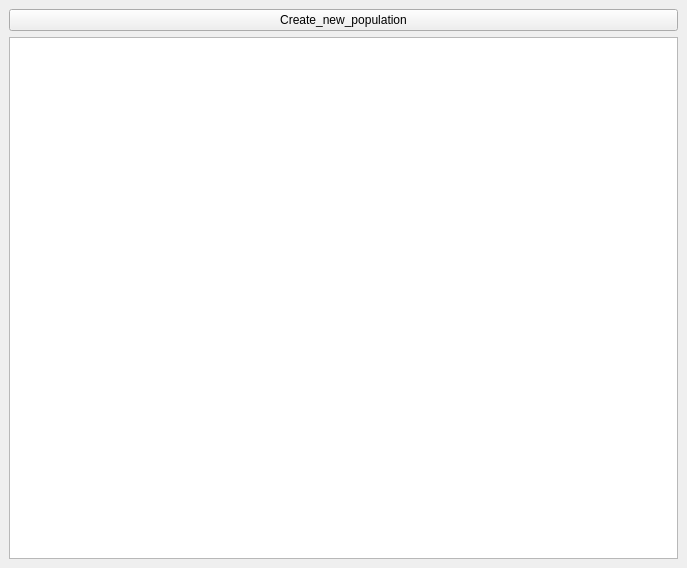
<?xml version="1.0" encoding="UTF-8"?>
<ui version="4.0">
 <class>window_create_new_population</class>
 <widget class="QMainWindow" name="window_create_new_population">
  <property name="geometry">
   <rect>
    <x>0</x>
    <y>0</y>
    <width>687</width>
    <height>568</height>
   </rect>
  </property>
  <property name="windowTitle">
   <string>MainWindow</string>
  </property>
  <widget class="QWidget" name="centralwidget">
   <layout class="QVBoxLayout" name="verticalLayout_4">
    <item>
     <layout class="QVBoxLayout" name="layout_new_population_window">
      <item>
       <widget class="QPushButton" name="button_create_new_population">
        <property name="sizePolicy">
         <sizepolicy hsizetype="Minimum" vsizetype="Minimum">
          <horstretch>0</horstretch>
          <verstretch>0</verstretch>
         </sizepolicy>
        </property>
        <property name="text">
         <string>Create_new_population</string>
        </property>
       </widget>
      </item>
      <item>
       <widget class="QTextBrowser" name="text_browser_population"/>
      </item>
     </layout>
    </item>
   </layout>
  </widget>
 </widget>
 <resources/>
 <connections/>
</ui>
